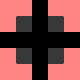

This game map was drawn from its Tiled (.tmx) file and the tilesets committed beside it. A one-line description and the full map source follow:
An orthogonal 5x5 tile map with 16x16 px tiles, 3 tile layers (regions, input_layer1, output_layer3).

<map version="1.5" tiledversion="1.7.2" orientation="orthogonal" renderorder="right-down" width="5" height="5" tilewidth="16" tileheight="16" infinite="0" nextlayerid="4" nextobjectid="1">
 <tileset firstgid="1" source="../../../porthole-tileset.tsx" />
 <layer id="3" name="regions" width="5" height="5">
  <data encoding="csv">
1,1,0,1,1,
1,1,0,1,1,
0,0,0,0,0,
1,1,0,1,1,
1,1,0,1,1
</data>
 </layer>
 <layer id="1" name="input_layer1" width="5" height="5">
  <data encoding="csv">
33,33,0,33,33,
33,1,0,1,33,
0,0,0,0,0,
33,1,0,1,33,
33,33,0,33,33
</data>
 </layer>
 <layer id="2" name="output_layer3" width="5" height="5">
  <data encoding="csv">
0,0,0,0,0,
0,44,0,43,0,
0,0,0,0,0,
0,12,0,11,0,
0,0,0,0,0
</data>
 </layer>
</map>
